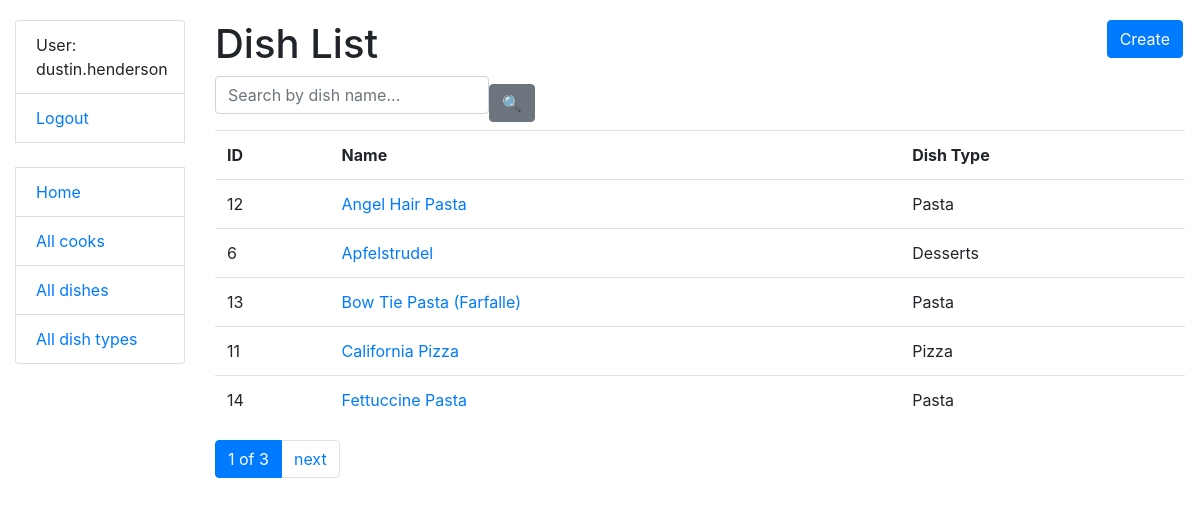
/dishes/ (signed in), run on the app's committed database.
### kitchen/models.py (models this page shows, shortened)
class Cook(AbstractUser):
    years_of_experience = models.IntegerField(null=True, blank=True)
    class Meta:
        ordering = ["username"]

class Dish(models.Model):
    name = models.CharField(max_length=255)
    description = models.TextField()
    price = models.DecimalField(max_digits=7, decimal_places=2)
    dish_type = models.ForeignKey(
        DishType,
        on_delete=models.CASCADE,
        related_name="dishes"
    )
    cooks = models.ManyToManyField(settings.AUTH_USER_MODEL, related_name="dishes")
    class Meta:
        verbose_name_plural = "dishes"
        ordering = ["name"]
    def get_absolute_url(self):
        return reverse("kitchen:dish-detail", kwargs={"pk": self.pk})

class DishType(models.Model):
    name = models.CharField(max_length=255, unique=True)
    class Meta:
        ordering = ["name"]
    def __str__(self):
        return self.name

### kitchen/views.py (the view)
class DishListView(LoginRequiredMixin, generic.ListView):
    model = Dish
    paginate_by = 5
    def get_context_data(self, *, object_list=None, **kwargs):
        context = super(DishListView, self).get_context_data(**kwargs)
        name = self.request.GET.get("name", "")
        context["search_form"] = DishSearchForm(initial={
            "name": name
        })
        return context
    def get_queryset(self):
        queryset = Dish.objects.all()
        form = DishSearchForm(self.request.GET)
        if form.is_valid():
            return queryset.filter(
                name__icontains=form.cleaned_data["name"]
            )
        return queryset

### kitchen/forms.py
class DishSearchForm(forms.Form):
    name = forms.CharField(
        max_length=255,
        required=False,
        label="",
        widget=forms.TextInput(attrs={"placeholder": "Search by dish name..."})
    )

### templates/kitchen/dish_list.html
{% extends "base.html" %}
{% block content %}
    <h1>
      Dish List
      <a href="{% url "kitchen:dish-create" %}" class="btn btn-primary link-to-page">
        Create
      </a>
    </h1>
    {% include "includes/search_form.html" %}
    {% if dish_list %}
      <table class="table">
        <tr>
          <th>ID</th>
          <th>Name</th>
          <th>Dish Type</th>
        </tr>
        {% for dish in dish_list %}
          <tr>
            <td>{{ dish.id }}</td>
            <td><a href="{{ dish.get_absolute_url }}">{{ dish.name }}</a></td>
            <td>{{ dish.dish_type }}</td>
          </tr>
        {% endfor %}
      </table>
    {% else %}
      <p>There are no dishes in kitchen</p>
    {% endif %}
{% endblock %}

### templates/includes/sidebar.html
<ul class="sidebar-nav list-group">
  {% if user.is_authenticated %}
    <li class="list-group-item">User: {{ user.username }}</li>
    <li class="list-group-item"><a href="{% url 'logout' %}">Logout</a></li>
  {% else %}
    <li class="list-group-item"><a href="{% url 'login' %}">Login</a></li>
  {% endif %}
  <br>
  <li class="list-group-item"><a href="{% url 'kitchen:index' %}">Home</a></li>
  <li class="list-group-item"><a href="{% url 'kitchen:cook-list' %}">All cooks</a></li>
  <li class="list-group-item"><a href="{% url 'kitchen:dish-list' %}">All dishes</a></li>
  <li class="list-group-item"><a href="{% url 'kitchen:dish-type-list' %}">All dish types</a></li>
</ul>

### static/css/styles.css (style rules this page uses)
body { margin-top: 20px; }
.link-to-page { float: right; margin: 0 2px 0 2px; }

### data on the page
Cook: username "dustin.henderson"
Dish: id "12", name "Angel Hair Pasta", dish_type "Pasta"
Dish: id "6", name "Apfelstrudel", dish_type "Desserts"
Dish: id "13", name "Bow Tie Pasta (Farfalle)", dish_type "Pasta"
Dish: id "11", name "California Pizza", dish_type "Pizza"
Dish: id "14", name "Fettuccine Pasta", dish_type "Pasta"

### other printed values
{{ page_obj.number }} "1"
{{ paginator.num_pages }} "3"
